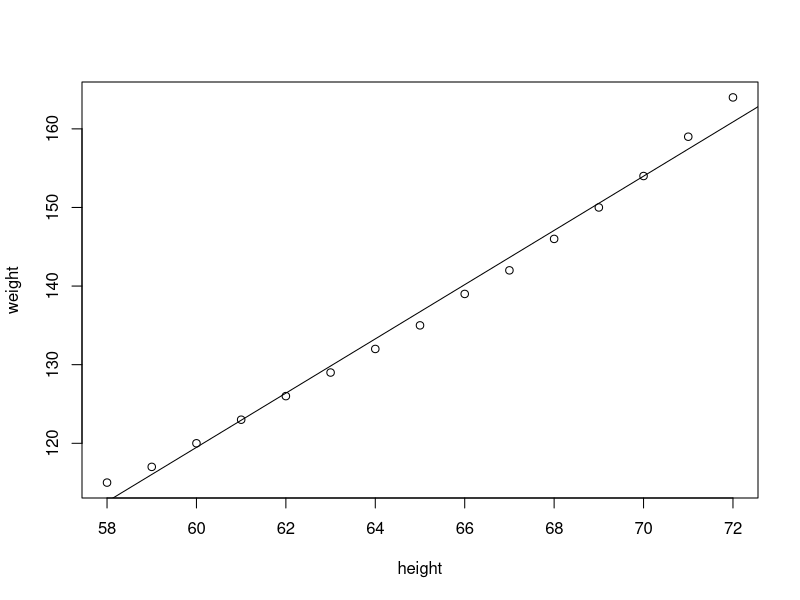

The R source for this figure:
#Linear Regression
#yi <- b0+bixi+e
View(women)
attach(women)

model1 <- lm(weight~height)
summary(model1)

#height = -87.51667 + 3.45*weight + e# fitted model.

plot(height, weight)
abline(model1)

model1$coefficients[1]
model1$coefficients[2]

coef(model1)[1]
coef(model1)[2]

model1$coeff[1]
model1$coeff[1]

model1$fitted.values
e <- weight-model1$fitted.values
e
model1$residuals

confint(model1)

View(mtcars)
attach(mtcars)

model2 <- lm(disp~.,data = mtcars)
summary(model2)

confint(model2)

#Using matrix method
x <- as.matrix(cbind(rep(1,length(women$height)),women$height))
y <- as.matrix(women$weight)

xtx <- t(x)%*%x
xty <- t(x)%*%y

xtx.in <-solve(xtx)

betas <- xtx.in%*%xty
betas

cor(weight,height)
